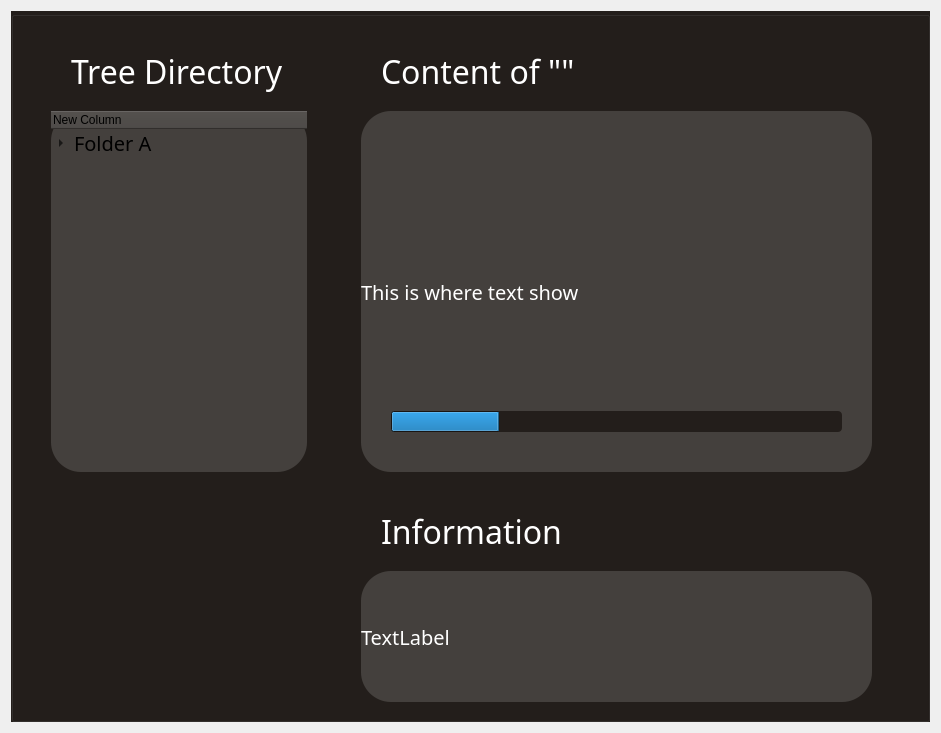
<?xml version="1.0" encoding="UTF-8"?>
<ui version="4.0">
 <class>Form</class>
 <widget class="QWidget" name="Form">
  <property name="geometry">
   <rect>
    <x>0</x>
    <y>0</y>
    <width>941</width>
    <height>733</height>
   </rect>
  </property>
  <property name="windowTitle">
   <string>Operating System - Disk Management Application</string>
  </property>
  <layout class="QGridLayout" name="gridLayout">
   <item row="0" column="0">
    <widget class="QGroupBox" name="groupBox">
     <property name="styleSheet">
      <string notr="true">background-color: rgb(35, 30, 27);</string>
     </property>
     <property name="title">
      <string/>
     </property>
     <widget class="QLabel" name="label">
      <property name="geometry">
       <rect>
        <x>60</x>
        <y>40</y>
        <width>211</width>
        <height>41</height>
       </rect>
      </property>
      <property name="font">
       <font>
        <family>Outfit</family>
        <pointsize>24</pointsize>
       </font>
      </property>
      <property name="styleSheet">
       <string notr="true">color: rgb(255, 255, 255);</string>
      </property>
      <property name="text">
       <string>Tree Directory</string>
      </property>
     </widget>
     <widget class="QTreeWidget" name="treeWidget">
      <property name="geometry">
       <rect>
        <x>40</x>
        <y>100</y>
        <width>256</width>
        <height>361</height>
       </rect>
      </property>
      <property name="font">
       <font>
        <family>Outfit</family>
        <pointsize>15</pointsize>
       </font>
      </property>
      <property name="styleSheet">
       <string notr="true">background-color: rgb(68, 64, 61);
border-radius: 30px;</string>
      </property>
      <column>
       <property name="text">
        <string>New Column</string>
       </property>
       <property name="background">
        <color>
         <red>255</red>
         <green>255</green>
         <blue>255</blue>
        </color>
       </property>
      </column>
      <item>
       <property name="text">
        <string>Folder A</string>
       </property>
       <item>
        <property name="text">
         <string>New Subitem</string>
        </property>
       </item>
       <item>
        <property name="text">
         <string>New Item</string>
        </property>
       </item>
      </item>
     </widget>
     <widget class="QLabel" name="label_6">
      <property name="geometry">
       <rect>
        <x>350</x>
        <y>100</y>
        <width>511</width>
        <height>361</height>
       </rect>
      </property>
      <property name="font">
       <font>
        <family>Outfit</family>
        <pointsize>15</pointsize>
       </font>
      </property>
      <property name="styleSheet">
       <string notr="true">background-color: rgb(68, 64, 61);
border-radius: 30px;
color: rgb(255, 255, 255);</string>
      </property>
      <property name="text">
       <string>This is where text show</string>
      </property>
     </widget>
     <widget class="QLabel" name="label_2">
      <property name="geometry">
       <rect>
        <x>370</x>
        <y>40</y>
        <width>301</width>
        <height>41</height>
       </rect>
      </property>
      <property name="font">
       <font>
        <family>Outfit</family>
        <pointsize>24</pointsize>
       </font>
      </property>
      <property name="styleSheet">
       <string notr="true">color: rgb(255, 255, 255);</string>
      </property>
      <property name="text">
       <string>Content of &quot;&quot;</string>
      </property>
     </widget>
     <widget class="QLabel" name="label_5">
      <property name="geometry">
       <rect>
        <x>350</x>
        <y>560</y>
        <width>511</width>
        <height>131</height>
       </rect>
      </property>
      <property name="font">
       <font>
        <family>Outfit</family>
        <pointsize>15</pointsize>
       </font>
      </property>
      <property name="styleSheet">
       <string notr="true">background-color: rgb(68, 64, 61);
border-radius: 30px;
color: rgb(255, 255, 255);</string>
      </property>
      <property name="text">
       <string>TextLabel</string>
      </property>
     </widget>
     <widget class="QLabel" name="label_3">
      <property name="geometry">
       <rect>
        <x>370</x>
        <y>500</y>
        <width>181</width>
        <height>41</height>
       </rect>
      </property>
      <property name="font">
       <font>
        <family>Outfit</family>
        <pointsize>24</pointsize>
       </font>
      </property>
      <property name="styleSheet">
       <string notr="true">color: rgb(255, 255, 255);</string>
      </property>
      <property name="text">
       <string>Information</string>
      </property>
     </widget>
     <widget class="QProgressBar" name="progressBar">
      <property name="geometry">
       <rect>
        <x>380</x>
        <y>400</y>
        <width>451</width>
        <height>21</height>
       </rect>
      </property>
      <property name="autoFillBackground">
       <bool>false</bool>
      </property>
      <property name="styleSheet">
       <string notr="true">border-radius: 4px</string>
      </property>
      <property name="value">
       <number>24</number>
      </property>
      <property name="textVisible">
       <bool>false</bool>
      </property>
     </widget>
    </widget>
   </item>
  </layout>
 </widget>
 <resources/>
 <connections/>
</ui>
